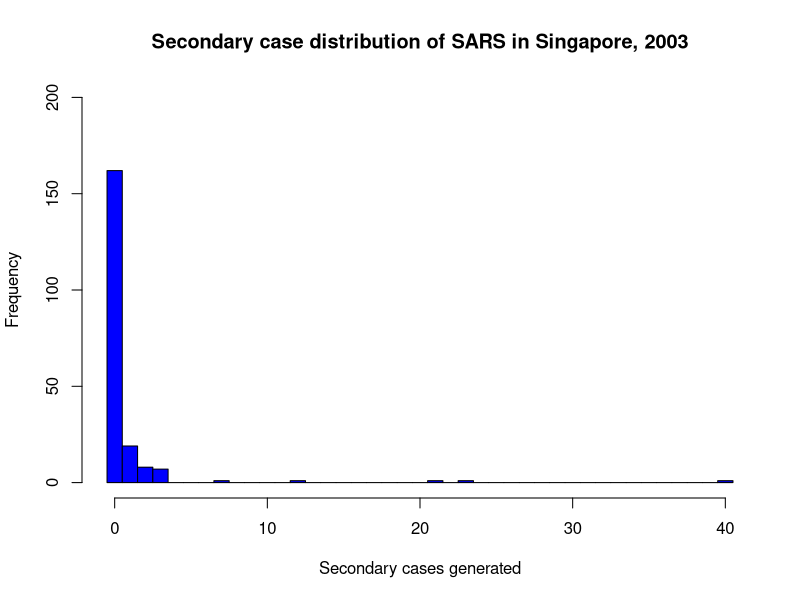
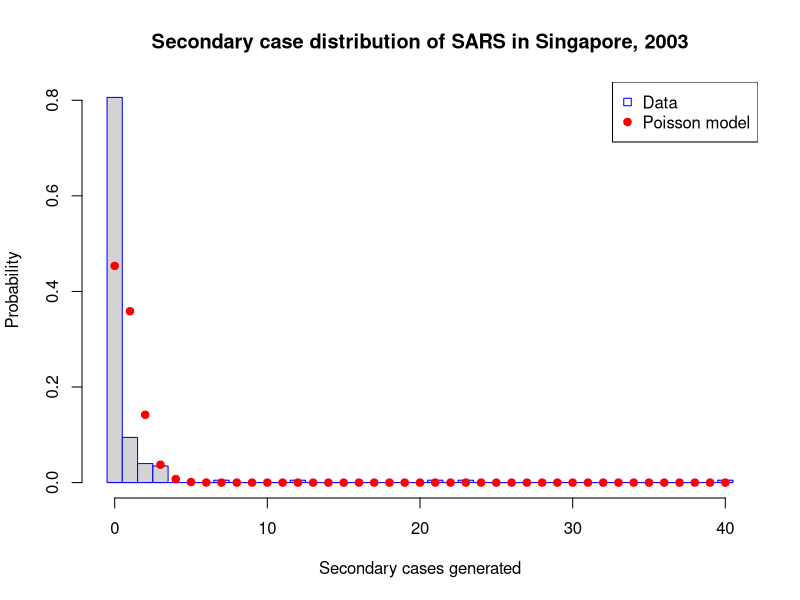

Source code (R) for these figures, in order:
## ---- chunk 1
#install.packages("pracma",repos='http://cran.us.r-project.org')
## ---- chunk 2
library(pracma)
## ---- chunk 3
options(repr.plot.width=5, repr.plot.height=5)
## ---- chunk 4
sars_data<-c(rep(0,162),rep(1,19),rep(2,8),rep(3,7),7,12,21,23,40)
hist(sars_data,breaks=seq(-0.5,max(sars_data)+0.5),ylim=c(0,200),col='blue',xlab='Secondary cases generated',ylab='Frequency',main='Secondary case distribution of SARS in Singapore, 2003')
## ---- chunk 5
# Write some code to plot the Poisson likelihood surface here!
## ---- chunk 6
poi_log_lh <- function(lambda,data) {
    l<-0
    l=l+sum(log(dpois(data,lambda)))
    return(l)
}

# In the following function, lambda_minmax is a vector containing the range over which we will search for the MLE
get_poi_mle <- function(data,lambda_minmax) {
    f <- function(lambda) {
        return(poi_log_lh(lambda,data))
    }
    lambda_mle <- as.numeric(optimise(f,lambda_minmax,maximum=TRUE)[1])
    return(lambda_mle)
}

lambda_mle = get_poi_mle(sars_data,c(0,max(sars_data)))

cat("MLE is ",lambda_mle,".")
## ---- chunk 7
hist(sars_data, breaks=seq(-0.5,max(sars_data)+0.5), probability = TRUE, border='blue',xlab='Secondary cases generated',ylab='Probability',main='Secondary case distribution of SARS in Singapore, 2003')
points(seq(0,max(sars_data),1),dpois(seq(0,max(sars_data),1),lambda_mle), pch=19, col = 'red')
legend('topright',legend=c('Data','Poisson model'),col=c('blue','red'),pch=c(0,19))
## ---- chunk 8
var(sars_data)
## ---- chunk 9
# Calculate the upper 99th percentile of the fitted Poisson distribution and then write a function for identifying superspreaders here!
## ---- chunk 10
# Write a function to calculate the negative binomial log likelihood here!
## ---- chunk 11
# get_nb_mle <- function(data,k_minmax) {
#     lambda_mle<-mean(data)
#     f <- function(k) {
#         return(nb_log_lh(lambda_mle,k,data))
#     }
#     k_mle<-as.numeric(optimise(f,k_minmax,maximum=TRUE)[1])
#     return(c(lambda_mle,k_mle))
# }
## ---- chunk 12
# Print the MLEs of the negative binomial parameters here!
## ---- chunk 13
# hist(sars_data, breaks=seq(-0.5,max(sars_data)+0.5), probability = TRUE, border='blue',xlab='Secondary cases generated',ylab='Probability',main='Secondary case distribution of SARS in Singapore, 2003')
# points(seq(0,max(sars_data),1),dpois(seq(0,max(sars_data),1),mean(sars_data)), pch=19, col = 'red')
# points(seq(0,max(sars_data),1),dnbinom(seq(0,max(sars_data),1),k_mle,1-lambda_mle/(lambda_mle+k_mle)), pch=19, col = 'green')
# legend('topright',legend=c('Data','Poisson model','Negative binomial model'),pch=c(15,19,19),col=c('blue','red','green'))
## ---- chunk 14
# Print the AIC for the Poisson and negative binomial models here!
## ---- chunk 15
# Print the likelihood ratio of the Poisson and negative binomial models here!
## ---- chunk 16
# Write a function to calculate the proportion of cases generated by a given proportion of the population here!
## ---- chunk 17
# Plot 1-F_trans against 1-F_nu here!
